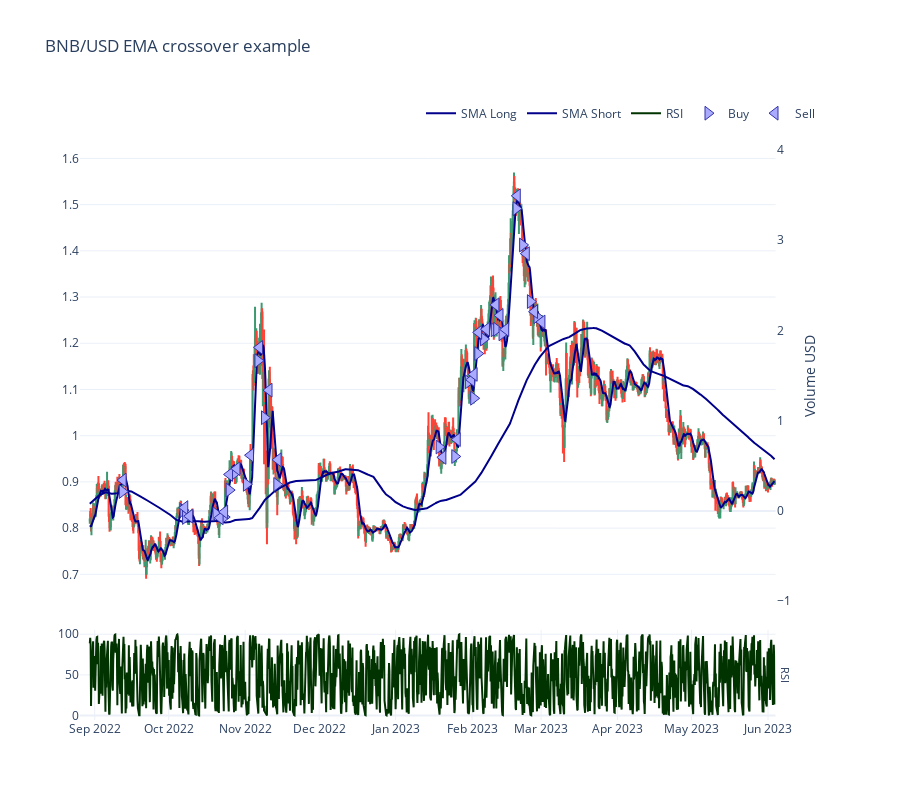

Notebook cell for this chart:
### Code cell
backtester.plot()

### Figure 1 — Plotly figure (JSON) as saved in the notebook; plotly's stock layout.template omitted (floating-point values rounded to 4 significant figures; data arrays with more than 128 entries replaced by an {"elided": "..."} marker saying what was removed)
{"data": [{"marker": {"color": "rgba(128,128,128,0.5)"}, "showlegend": false, "type": "bar", "x": {"elided": "1669 str values"}, "xaxis": "x", "y": {"elided": "1669 null values"}, "yaxis": "y2"}, {"close": {"elided": "1669 float values"}, "high": {"elided": "1669 float values"}, "hoverinfo": "text", "low": {"elided": "1669 float values"}, "open": {"elided": "1669 float values"}, "showlegend": false, "text": {"elided": "1669 str values"}, "type": "candlestick", "x": {"elided": "1669 str values"}, "xaxis": "x", "yaxis": "y"}, {"line": {"color": "darkblue", "shape": "linear"}, "mode": "lines", "name": "SMA Long", "type": "scatter", "x": {"elided": "1668 str values"}, "xaxis": "x", "y": {"elided": "1668 float values"}, "yaxis": "y"}, {"line": {"color": "darkblue", "shape": "linear"}, "mode": "lines", "name": "SMA Short", "type": "scatter", "x": {"elided": "1668 str values"}, "xaxis": "x", "y": {"elided": "1668 float values"}, "yaxis": "y"}, {"line": {"color": "#003300", "shape": "linear"}, "mode": "lines", "name": "RSI", "type": "scatter", "x": {"elided": "1668 str values"}, "xaxis": "x2", "y": {"elided": "1668 float values"}, "yaxis": "y3"}, {"hoverinfo": "text", "marker": {"color": "#aaaaff", "line": {"color": "#3333aa", "width": 1}, "size": 12, "symbol": "triangle-right"}, "mode": "markers", "name": "Buy", "text": ["Buy WMATIC<br><br>Executed at: 2022-09-12 04:00:00<br>Value: 9900.0000 USD<br>Quantity: 11255.149966 WMATIC<br><br>Mid-price: 0.8792 WMATIC / USD<br>Executed at price: 0.8796 WMATIC / USD<br>Estimated execution price: 0.8796 WMATIC / USD<br><br>Fees paid: $4.95<br>Fees planned: $4.95<br>Fees: 0.0005 %", "Buy WMATIC<br><br>Executed at: 2022-10-06 20:00:00<br>Value: 10165.1976 USD<br>Quantity: 12118.807086 WMATIC<br><br>Mid-price: 0.8384 WMATIC / USD<br>Executed at price: 0.8388 WMATIC / USD<br>Estimated execution price: 0.8388 WMATIC / USD<br><br>Fees paid: $5.08<br>Fees planned: $5.08<br>Fees: 0.0005 %", "Buy WMATIC<br><br>Executed at: 2022-10-07 20:00:00<br>Value: 10225.7568 USD<br>Quantity: 12418.626181 WMATIC<br><br>Mid-price: 0.8230 WMATIC / USD<br>Executed at price: 0.8234 WMATIC / USD<br>Estimated execution price: 0.8234 WMATIC / USD<br><br>Fees paid: $5.11<br>Fees planned: $5.11<br>Fees: 0.0005 %", "Buy WMATIC<br><br>Executed at: 2022-10-20 04:00:00<br>Value: 10250.0807 USD<br>Quantity: 12329.241479 WMATIC<br><br>Mid-price: 0.8309 WMATIC / USD<br>Executed at price: 0.8314 WMATIC / USD<br>Estimated execution price: 0.8314 WMATIC / USD<br><br>Fees paid: $5.13<br>Fees planned: $5.13<br>Fees: 0.0005 %", "Buy WMATIC<br><br>Executed at: 2022-10-23 12:00:00<br>Value: 10134.0572 USD<br>Quantity: 12294.961492 WMATIC<br><br>Mid-price: 0.8238 WMATIC / USD<br>Executed at price: 0.8242 WMATIC / USD<br>Estimated execution price: 0.8242 WMATIC / USD<br><br>Fees paid: $5.07<br>Fees planned: $5.07<br>Fees: 0.0005 %", "Buy WMATIC<br><br>Executed at: 2022-10-25 12:00:00<br>Value: 10260.2464 USD<br>Quantity: 11622.792900 WMATIC<br><br>Mid-price: 0.8823 WMATIC / USD<br>Executed at price: 0.8828 WMATIC / USD<br>Estimated execution price: 0.8828 WMATIC / USD<br><br>Fees paid: $5.13<br>Fees planned: $5.13<br>Fees: 0.0005 %", "Buy WMATIC<br><br>Executed at: 2022-10-27 16:00:00<br>Value: 10638.8835 USD<br>Quantity: 11576.865759 WMATIC<br><br>Mid-price: 0.9185 WMATIC / USD<br>Executed at price: 0.9190 WMATIC / USD<br>Estimated execution price: 0.9190 WMATIC / USD<br><br>Fees paid: $5.32<br>Fees planned: $5.32<br>Fees: 0.0005 %", "Buy WMATIC<br><br>Executed at: 2022-11-01 12:00:00<br>Value: 10743.6673 USD<br>Quantity: 12001.221181 WMATIC<br><br>Mid-price: 0.8948 WMATIC / USD<br>Executed at price: 0.8952 WMATIC / USD<br>Estimated execution price: 0.8952 WMATIC / USD<br><br>Fees paid: $5.37<br>Fees planned: $5.37<br>Fees: 0.0005 %", "Buy WMATIC<br><br>Executed at: 2022-11-06 04:00:00<br>Value: 11480.6713 USD<br>Quantity: 9873.652618 WMATIC<br><br>Mid-price: 1.1622 WMATIC / USD<br>Executed at price: 1.1628 WMATIC / USD<br>Estimated execution price: 1.1628 WMATIC / USD<br><br>Fees paid: $5.74<br>Fees planned: $5.74<br>Fees: 0.0005 %", "Buy WMATIC<br><br>Executed at: 2022-11-08 20:00:00<br>Value: 11749.7545 USD<br>Quantity: 11304.848786 WMATIC<br><br>Mid-price: 1.0388 WMATIC / USD<br>Executed at price: 1.0394 WMATIC / USD<br>Estimated execution price: 1.0394 WMATIC / USD<br><br>Fees paid: $5.87<br>Fees planned: $5.87<br>Fees: 0.0005 %", "Buy WMATIC<br><br>Executed at: 2022-11-13 20:00:00<br>Value: 12404.9574 USD<br>Quantity: 13861.124029 WMATIC<br><br>Mid-price: 0.8945 WMATIC / USD<br>Executed at price: 0.8949 WMATIC / USD<br>Estimated execution price: 0.8949 WMATIC / USD<br><br>Fees paid: $6.20<br>Fees planned: $6.20<br>Fees: 0.0005 %", "Buy WMATIC<br><br>Executed at: 2023-01-18 16:00:00<br>Value: 13123.9663 USD<br>Quantity: 13446.734504 WMATIC<br><br>Mid-price: 0.9755 WMATIC / USD<br>Executed at price: 0.9760 WMATIC / USD<br>Estimated execution price: 0.9760 WMATIC / USD<br><br>Fees paid: $6.56<br>Fees planned: $6.56<br>Fees: 0.0005 %", "Buy WMATIC<br><br>Executed at: 2023-01-25 00:00:00<br>Value: 12813.3311 USD<br>Quantity: 13411.080842 WMATIC<br><br>Mid-price: 0.9550 WMATIC / USD<br>Executed at price: 0.9554 WMATIC / USD<br>Estimated execution price: 0.9554 WMATIC / USD<br><br>Fees paid: $6.41<br>Fees planned: $6.41<br>Fees: 0.0005 %", "Buy WMATIC<br><br>Executed at: 2023-01-30 12:00:00<br>Value: 13286.1855 USD<br>Quantity: 11893.925393 WMATIC<br><br>Mid-price: 1.1165 WMATIC / USD<br>Executed at price: 1.1171 WMATIC / USD<br>Estimated execution price: 1.1171 WMATIC / USD<br><br>Fees paid: $6.64<br>Fees planned: $6.64<br>Fees: 0.0005 %", "Buy WMATIC<br><br>Executed at: 2023-02-01 16:00:00<br>Value: 13325.7020 USD<br>Quantity: 12320.887960 WMATIC<br><br>Mid-price: 1.0810 WMATIC / USD<br>Executed at price: 1.0816 WMATIC / USD<br>Estimated execution price: 1.0816 WMATIC / USD<br><br>Fees paid: $6.66<br>Fees planned: $6.66<br>Fees: 0.0005 %", "Buy WMATIC<br><br>Executed at: 2023-02-03 08:00:00<br>Value: 13942.5530 USD<br>Quantity: 11833.697508 WMATIC<br><br>Mid-price: 1.1776 WMATIC / USD<br>Executed at price: 1.1782 WMATIC / USD<br>Estimated execution price: 1.1782 WMATIC / USD<br><br>Fees paid: $6.97<br>Fees planned: $6.97<br>Fees: 0.0005 %", "Buy WMATIC<br><br>Executed at: 2023-02-05 16:00:00<br>Value: 14465.6721 USD<br>Quantity: 11956.623391 WMATIC<br><br>Mid-price: 1.2092 WMATIC / USD<br>Executed at price: 1.2098 WMATIC / USD<br>Estimated execution price: 1.2098 WMATIC / USD<br><br>Fees paid: $7.23<br>Fees planned: $7.23<br>Fees: 0.0005 %", "Buy WMATIC<br><br>Executed at: 2023-02-10 00:00:00<br>Value: 14699.5495 USD<br>Quantity: 11953.506175 WMATIC<br><br>Mid-price: 1.2291 WMATIC / USD<br>Executed at price: 1.2297 WMATIC / USD<br>Estimated execution price: 1.2297 WMATIC / USD<br><br>Fees paid: $7.35<br>Fees planned: $7.35<br>Fees: 0.0005 %", "Buy WMATIC<br><br>Executed at: 2023-02-11 00:00:00<br>Value: 15323.7410 USD<br>Quantity: 12448.637423 WMATIC<br><br>Mid-price: 1.2303 WMATIC / USD<br>Executed at price: 1.2310 WMATIC / USD<br>Estimated execution price: 1.2310 WMATIC / USD<br><br>Fees paid: $7.66<br>Fees planned: $7.66<br>Fees: 0.0005 %", "Buy WMATIC<br><br>Executed at: 2023-02-13 04:00:00<br>Value: 15676.6875 USD<br>Quantity: 12838.932790 WMATIC<br><br>Mid-price: 1.2204 WMATIC / USD<br>Executed at price: 1.2210 WMATIC / USD<br>Estimated execution price: 1.2210 WMATIC / USD<br><br>Fees paid: $7.84<br>Fees planned: $7.84<br>Fees: 0.0005 %", "Buy WMATIC<br><br>Executed at: 2023-02-18 20:00:00<br>Value: 15781.0141 USD<br>Quantity: 10576.399362 WMATIC<br><br>Mid-price: 1.4914 WMATIC / USD<br>Executed at price: 1.4921 WMATIC / USD<br>Estimated execution price: 1.4921 WMATIC / USD<br><br>Fees paid: $7.89<br>Fees planned: $7.89<br>Fees: 0.0005 %", "Buy WMATIC<br><br>Executed at: 2023-02-21 12:00:00<br>Value: 16055.2220 USD<br>Quantity: 11359.437690 WMATIC<br><br>Mid-price: 1.4127 WMATIC / USD<br>Executed at price: 1.4134 WMATIC / USD<br>Estimated execution price: 1.4134 WMATIC / USD<br><br>Fees paid: $8.03<br>Fees planned: $8.03<br>Fees: 0.0005 %", "Buy WMATIC<br><br>Executed at: 2023-02-24 16:00:00<br>Value: 15827.9894 USD<br>Quantity: 12261.816357 WMATIC<br><br>Mid-price: 1.2902 WMATIC / USD<br>Executed at price: 1.2908 WMATIC / USD<br>Estimated execution price: 1.2908 WMATIC / USD<br><br>Fees paid: $7.91<br>Fees planned: $7.91<br>Fees: 0.0005 %", "Buy WMATIC<br><br>Executed at: 2023-02-27 08:00:00<br>Value: 15546.9322 USD<br>Quantity: 12356.376803 WMATIC<br><br>Mid-price: 1.2576 WMATIC / USD<br>Executed at price: 1.2582 WMATIC / USD<br>Estimated execution price: 1.2582 WMATIC / USD<br><br>Fees paid: $7.77<br>Fees planned: $7.77<br>Fees: 0.0005 %"], "type": "scatter", "x": ["2022-09-12T04:00:00", "2022-10-06T20:00:00", "2022-10-07T20:00:00", "2022-10-20T04:00:00", "2022-10-23T12:00:00", "2022-10-25T12:00:00", "2022-10-27T16:00:00", "2022-11-01T12:00:00", "2022-11-06T04:00:00", "2022-11-08T20:00:00", "2022-11-13T20:00:00", "2023-01-18T16:00:00", "2023-01-25T00:00:00", "2023-01-30T12:00:00", "2023-02-01T16:00:00", "2023-02-03T08:00:00", "2023-02-05T16:00:00", "2023-02-10T00:00:00", "2023-02-11T00:00:00", "2023-02-13T04:00:00", "2023-02-18T20:00:00", "2023-02-21T12:00:00", "2023-02-24T16:00:00", "2023-02-27T08:00:00"], "xaxis": "x", "y": [0.8792, 0.8384, 0.823, 0.8309, 0.8238, 0.8823, 0.9185, 0.8948, 1.162, 1.039, 0.8945, 0.9755, 0.955, 1.116, 1.081, 1.178, 1.209, 1.229, 1.23, 1.22, 1.491, 1.413, 1.29, 1.258], "yaxis": "y"}, {"hoverinfo": "text", "marker": {"color": "#aaaaff", "line": {"color": "#3333aa", "width": 1}, "size": 12, "symbol": "triangle-left"}, "mode": "markers", "name": "Sell", "text": ["Sell WMATIC<br><br>Executed at: 2022-09-12 12:00:00<br>Value: 10167.8763 USD<br>Quantity: 11255.149966 WMATIC<br><br>Mid-price: 0.9038 WMATIC / USD<br>Executed at price: 0.9034 WMATIC / USD<br>Estimated execution price: 0.9034 WMATIC / USD<br><br>Fees paid: $5.09<br>Fees planned: $5.09<br>Fees: 0.0005 %", "Sell WMATIC<br><br>Executed at: 2022-10-07 12:00:00<br>Value: 10226.3685 USD<br>Quantity: 12118.807086 WMATIC<br><br>Mid-price: 0.8443 WMATIC / USD<br>Executed at price: 0.8438 WMATIC / USD<br>Estimated execution price: 0.8438 WMATIC / USD<br><br>Fees paid: $5.12<br>Fees planned: $5.12<br>Fees: 0.0005 %", "Sell WMATIC<br><br>Executed at: 2022-10-09 12:00:00<br>Value: 10250.3264 USD<br>Quantity: 12418.626181 WMATIC<br><br>Mid-price: 0.8258 WMATIC / USD<br>Executed at price: 0.8254 WMATIC / USD<br>Estimated execution price: 0.8254 WMATIC / USD<br><br>Fees paid: $5.13<br>Fees planned: $5.13<br>Fees: 0.0005 %", "Sell WMATIC<br><br>Executed at: 2022-10-21 20:00:00<br>Value: 10132.8853 USD<br>Quantity: 12329.241479 WMATIC<br><br>Mid-price: 0.8223 WMATIC / USD<br>Executed at price: 0.8219 WMATIC / USD<br>Estimated execution price: 0.8219 WMATIC / USD<br><br>Fees paid: $5.07<br>Fees planned: $5.07<br>Fees: 0.0005 %", "Sell WMATIC<br><br>Executed at: 2022-10-23 16:00:00<br>Value: 10261.5210 USD<br>Quantity: 12294.961492 WMATIC<br><br>Mid-price: 0.8350 WMATIC / USD<br>Executed at price: 0.8346 WMATIC / USD<br>Estimated execution price: 0.8346 WMATIC / USD<br><br>Fees paid: $5.13<br>Fees planned: $5.13<br>Fees: 0.0005 %", "Sell WMATIC<br><br>Executed at: 2022-10-25 16:00:00<br>Value: 10642.7081 USD<br>Quantity: 11622.792900 WMATIC<br><br>Mid-price: 0.9161 WMATIC / USD<br>Executed at price: 0.9157 WMATIC / USD<br>Estimated execution price: 0.9157 WMATIC / USD<br><br>Fees paid: $5.32<br>Fees planned: $5.32<br>Fees: 0.0005 %", "Sell WMATIC<br><br>Executed at: 2022-10-28 16:00:00<br>Value: 10744.7257 USD<br>Quantity: 11576.865759 WMATIC<br><br>Mid-price: 0.9286 WMATIC / USD<br>Executed at price: 0.9281 WMATIC / USD<br>Estimated execution price: 0.9281 WMATIC / USD<br><br>Fees paid: $5.38<br>Fees planned: $5.38<br>Fees: 0.0005 %", "Sell WMATIC<br><br>Executed at: 2022-11-03 04:00:00<br>Value: 11488.1158 USD<br>Quantity: 12001.221181 WMATIC<br><br>Mid-price: 0.9577 WMATIC / USD<br>Executed at price: 0.9572 WMATIC / USD<br>Estimated execution price: 0.9572 WMATIC / USD<br><br>Fees paid: $5.75<br>Fees planned: $5.75<br>Fees: 0.0005 %", "Sell WMATIC<br><br>Executed at: 2022-11-06 20:00:00<br>Value: 11752.4725 USD<br>Quantity: 9873.652618 WMATIC<br><br>Mid-price: 1.1909 WMATIC / USD<br>Executed at price: 1.1903 WMATIC / USD<br>Estimated execution price: 1.1903 WMATIC / USD<br><br>Fees paid: $5.88<br>Fees planned: $5.88<br>Fees: 0.0005 %", "Sell WMATIC<br><br>Executed at: 2022-11-10 16:00:00<br>Value: 12411.5756 USD<br>Quantity: 11304.848786 WMATIC<br><br>Mid-price: 1.0984 WMATIC / USD<br>Executed at price: 1.0979 WMATIC / USD<br>Estimated execution price: 1.0979 WMATIC / USD<br><br>Fees paid: $6.21<br>Fees planned: $6.21<br>Fees: 0.0005 %", "Sell WMATIC<br><br>Executed at: 2022-11-14 08:00:00<br>Value: 13131.2290 USD<br>Quantity: 13861.124029 WMATIC<br><br>Mid-price: 0.9478 WMATIC / USD<br>Executed at price: 0.9473 WMATIC / USD<br>Estimated execution price: 0.9473 WMATIC / USD<br><br>Fees paid: $6.57<br>Fees planned: $6.57<br>Fees: 0.0005 %", "Sell WMATIC<br><br>Executed at: 2023-01-20 04:00:00<br>Value: 12810.1933 USD<br>Quantity: 13446.734504 WMATIC<br><br>Mid-price: 0.9531 WMATIC / USD<br>Executed at price: 0.9527 WMATIC / USD<br>Estimated execution price: 0.9527 WMATIC / USD<br><br>Fees paid: $6.41<br>Fees planned: $6.41<br>Fees: 0.0005 %", "Sell WMATIC<br><br>Executed at: 2023-01-26 00:00:00<br>Value: 13290.9618 USD<br>Quantity: 13411.080842 WMATIC<br><br>Mid-price: 0.9915 WMATIC / USD<br>Executed at price: 0.9910 WMATIC / USD<br>Estimated execution price: 0.9910 WMATIC / USD<br><br>Fees paid: $6.65<br>Fees planned: $6.65<br>Fees: 0.0005 %", "Sell WMATIC<br><br>Executed at: 2023-01-31 20:00:00<br>Value: 13326.1012 USD<br>Quantity: 11893.925393 WMATIC<br><br>Mid-price: 1.1210 WMATIC / USD<br>Executed at price: 1.1204 WMATIC / USD<br>Estimated execution price: 1.1204 WMATIC / USD<br><br>Fees paid: $6.67<br>Fees planned: $6.67<br>Fees: 0.0005 %", "Sell WMATIC<br><br>Executed at: 2023-02-01 20:00:00<br>Value: 13948.7838 USD<br>Quantity: 12320.887960 WMATIC<br><br>Mid-price: 1.1327 WMATIC / USD<br>Executed at price: 1.1321 WMATIC / USD<br>Estimated execution price: 1.1321 WMATIC / USD<br><br>Fees paid: $6.98<br>Fees planned: $6.98<br>Fees: 0.0005 %", "Sell WMATIC<br><br>Executed at: 2023-02-03 16:00:00<br>Value: 14470.9562 USD<br>Quantity: 11833.697508 WMATIC<br><br>Mid-price: 1.2235 WMATIC / USD<br>Executed at price: 1.2229 WMATIC / USD<br>Estimated execution price: 1.2229 WMATIC / USD<br><br>Fees paid: $7.24<br>Fees planned: $7.24<br>Fees: 0.0005 %", "Sell WMATIC<br><br>Executed at: 2023-02-06 20:00:00<br>Value: 14701.9118 USD<br>Quantity: 11956.623391 WMATIC<br><br>Mid-price: 1.2302 WMATIC / USD<br>Executed at price: 1.2296 WMATIC / USD<br>Estimated execution price: 1.2296 WMATIC / USD<br><br>Fees paid: $7.35<br>Fees planned: $7.35<br>Fees: 0.0005 %", "Sell WMATIC<br><br>Executed at: 2023-02-10 16:00:00<br>Value: 15330.0460 USD<br>Quantity: 11953.506175 WMATIC<br><br>Mid-price: 1.2831 WMATIC / USD<br>Executed at price: 1.2825 WMATIC / USD<br>Estimated execution price: 1.2825 WMATIC / USD<br><br>Fees paid: $7.67<br>Fees planned: $7.67<br>Fees: 0.0005 %", "Sell WMATIC<br><br>Executed at: 2023-02-12 08:00:00<br>Value: 15680.2526 USD<br>Quantity: 12448.637423 WMATIC<br><br>Mid-price: 1.2602 WMATIC / USD<br>Executed at price: 1.2596 WMATIC / USD<br>Estimated execution price: 1.2596 WMATIC / USD<br><br>Fees paid: $7.84<br>Fees planned: $7.84<br>Fees: 0.0005 %", "Sell WMATIC<br><br>Executed at: 2023-02-14 16:00:00<br>Value: 15782.0679 USD<br>Quantity: 12838.932790 WMATIC<br><br>Mid-price: 1.2299 WMATIC / USD<br>Executed at price: 1.2292 WMATIC / USD<br>Estimated execution price: 1.2292 WMATIC / USD<br><br>Fees paid: $7.89<br>Fees planned: $7.89<br>Fees: 0.0005 %", "Sell WMATIC<br><br>Executed at: 2023-02-19 08:00:00<br>Value: 16057.9918 USD<br>Quantity: 10576.399362 WMATIC<br><br>Mid-price: 1.5190 WMATIC / USD<br>Executed at price: 1.5183 WMATIC / USD<br>Estimated execution price: 1.5183 WMATIC / USD<br><br>Fees paid: $8.03<br>Fees planned: $8.03<br>Fees: 0.0005 %", "Sell WMATIC<br><br>Executed at: 2023-02-23 00:00:00<br>Value: 15825.6941 USD<br>Quantity: 11359.437690 WMATIC<br><br>Mid-price: 1.3939 WMATIC / USD<br>Executed at price: 1.3932 WMATIC / USD<br>Estimated execution price: 1.3932 WMATIC / USD<br><br>Fees paid: $7.92<br>Fees planned: $7.92<br>Fees: 0.0005 %", "Sell WMATIC<br><br>Executed at: 2023-02-26 08:00:00<br>Value: 15544.0932 USD<br>Quantity: 12261.816357 WMATIC<br><br>Mid-price: 1.2683 WMATIC / USD<br>Executed at price: 1.2677 WMATIC / USD<br>Estimated execution price: 1.2677 WMATIC / USD<br><br>Fees paid: $7.78<br>Fees planned: $7.78<br>Fees: 0.0005 %", "Sell WMATIC<br><br>Executed at: 2023-03-01 08:00:00<br>Value: 15387.6278 USD<br>Quantity: 12356.376803 WMATIC<br><br>Mid-price: 1.2459 WMATIC / USD<br>Executed at price: 1.2453 WMATIC / USD<br>Estimated execution price: 1.2453 WMATIC / USD<br><br>Fees paid: $7.70<br>Fees planned: $7.70<br>Fees: 0.0005 %"], "type": "scatter", "x": ["2022-09-12T12:00:00", "2022-10-07T12:00:00", "2022-10-09T12:00:00", "2022-10-21T20:00:00", "2022-10-23T16:00:00", "2022-10-25T16:00:00", "2022-10-28T16:00:00", "2022-11-03T04:00:00", "2022-11-06T20:00:00", "2022-11-10T16:00:00", "2022-11-14T08:00:00", "2023-01-20T04:00:00", "2023-01-26T00:00:00", "2023-01-31T20:00:00", "2023-02-01T20:00:00", "2023-02-03T16:00:00", "2023-02-06T20:00:00", "2023-02-10T16:00:00", "2023-02-12T08:00:00", "2023-02-14T16:00:00", "2023-02-19T08:00:00", "2023-02-23T00:00:00", "2023-02-26T08:00:00", "2023-03-01T08:00:00"], "xaxis": "x", "y": [0.9038, 0.8443, 0.8258, 0.8223, 0.835, 0.9161, 0.9286, 0.9577, 1.191, 1.098, 0.9478, 0.9531, 0.9915, 1.121, 1.133, 1.223, 1.23, 1.283, 1.26, 1.23, 1.519, 1.394, 1.268, 1.246], "yaxis": "y"}], "layout": {"annotations": [{"font": {"size": 11}, "showarrow": false, "text": "RSI", "textangle": 90, "x": 0.94, "xanchor": "left", "xref": "paper", "y": 0.07917, "yanchor": "middle", "yref": "paper"}], "height": 800, "legend": {"orientation": "h", "x": 1, "xanchor": "right", "y": 1.09, "yanchor": "top"}, "margin": {"t": 150}, "title": {"text": "BNB/USD EMA crossover example", "y": 0.95}, "xaxis": {"anchor": "y", "domain": [0, 0.94], "matches": "x2", "rangeslider": {"visible": false}, "showticklabels": false}, "xaxis2": {"anchor": "y3", "domain": [0, 0.94], "rangeslider": {"visible": false}}, "yaxis": {"anchor": "x", "domain": [0.2083, 1]}, "yaxis2": {"anchor": "x", "overlaying": "y", "showgrid": false, "side": "right", "title": {"text": "Volume USD"}}, "yaxis3": {"anchor": "x2", "domain": [0, 0.1583]}}}
